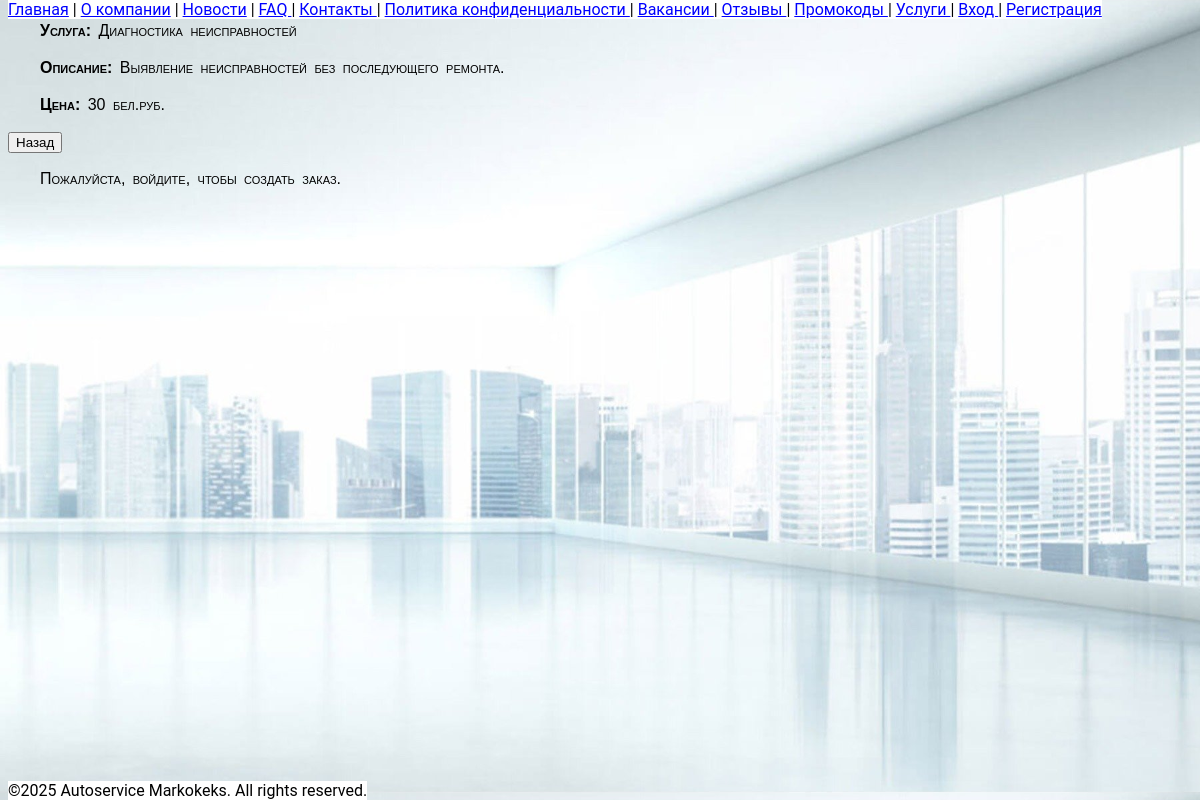
Screenshot of /service/7 with the database file from the repository.
### services/models.py (models this page shows)
class Service(models.Model):
    name = models.CharField(max_length=200)
    description = models.TextField()
    cost = models.IntegerField()

### services/views.py (the view)
# urls.py: path('service/<int:id>', service_view, name="service"),
def service_view(request, id):
    _service = Service.objects.get(id=id)
    return render(request, 'service.html', {"service": _service})

### services/templates/service.html (shortened to what this page needs)
{% extends "base.html" %}
{% block content %}
    <div>
        <p> <b>Услуга:</b> {{service.name}}</p>
        <p> <b>Описание:</b> {{service.description}} </p>
        <p> <b> Цена:</b> {{service.cost}} бел.руб. </p>
        <a href="/services">
                <button>Назад</button></a>
        {% if user.is_authenticated %}
        <form method="POST" action="{% url 'create_order' %}">
            {% csrf_token %}
            <input type="hidden" name="service_id" value="{{ service.id }}">
            <button type="submit">Добавить в корзину</button>
        </form>
        {% else %}
        <p>Пожалуйста, войдите, чтобы создать заказ.</p>
        {% endif %}
    </div>
{% endblock %}

### static/css/base.css (style rules this page uses)
body { font-family: 'Roboto', Arial, sans-serif; background-image: url("/static/crash.png"); background-size: 100%; background-position: top; background-repeat: repeat-y; }
a { color: blue; }
p { font-family: 'Arial', sans-serif; text-indent: 2em; line-height: 1.3; font-variant: small-caps; word-spacing: 3px; letter-spacing: 0px; overflow-wrap: break-word; word-break: break-all; text-align: left; }
@media (min-width: 1025px) { body { background-color: #66cc66; } }
@media (min-height: 800px) { body { font-size: 18px; } }
@media (min-height: 600px) and (max-height: 800px) { body { font-size: 16px; } }
button { cursor: pointer; }

### rows the page displays
Service: name "Диагностика неисправностей", description "Выявление неисправностей без последующего ремонта.", cost "30"
